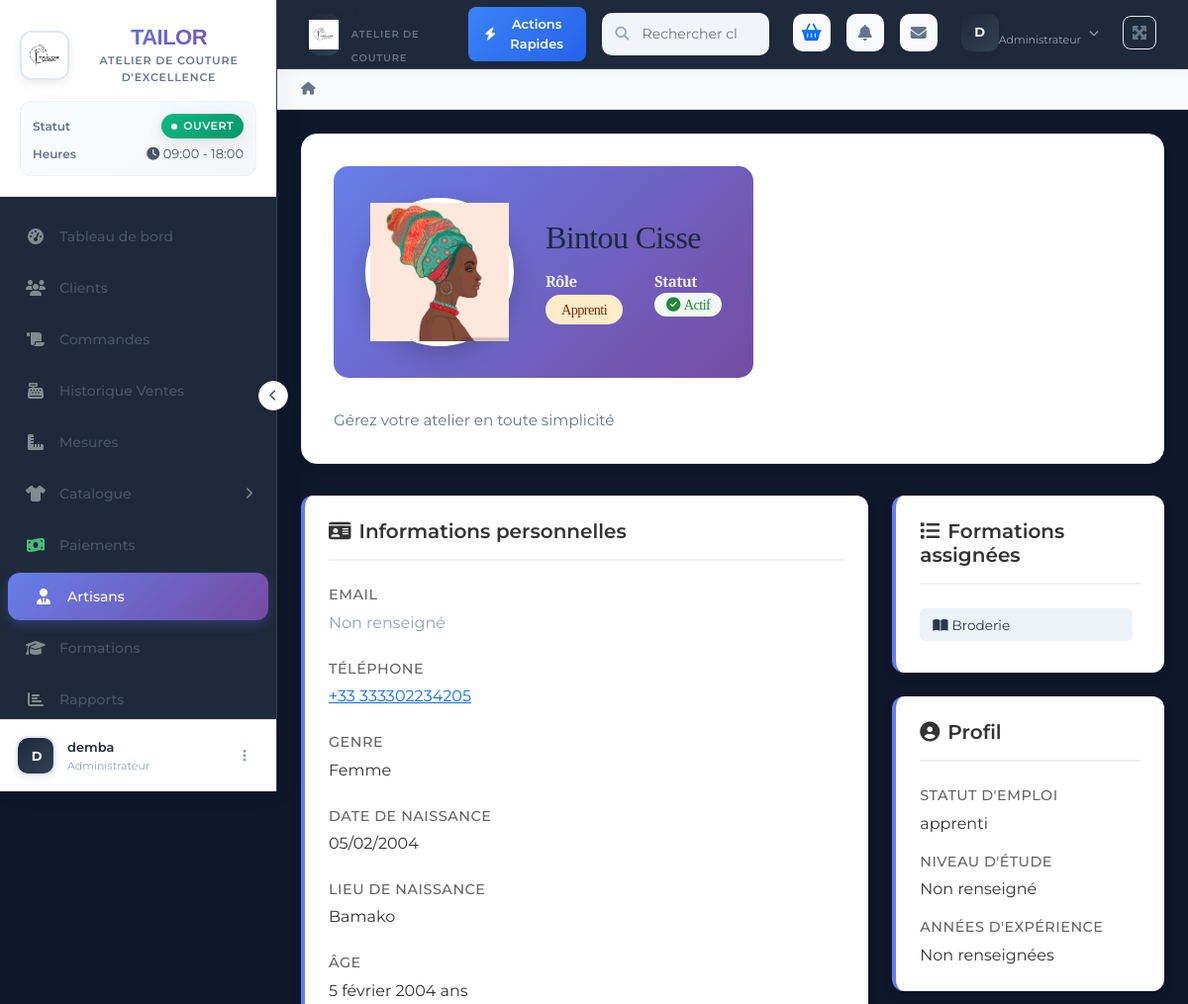
Before: /personnel/2/ (signed in, upper part) with the older database file.
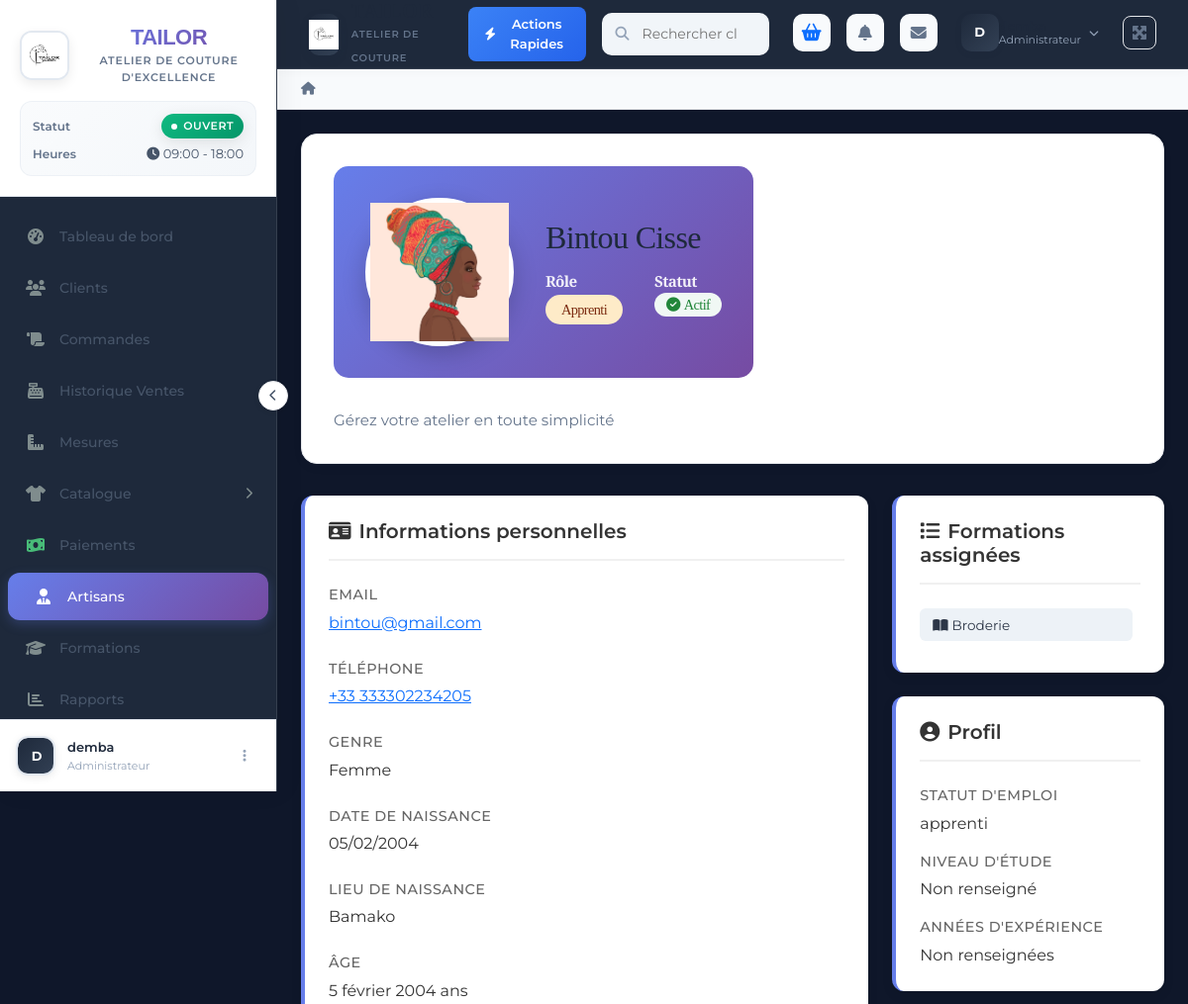
After: the same page with the newer database file.
### apps/personnel/models.py (models this page shows, shortened)
class Personnel(models.Model):
    user = models.OneToOneField(User, on_delete=models.SET_NULL, null=True, blank=True, related_name='personnel_profile')
    ROLE_CHOICES = (
        ('couturier', 'Couturier'),
        ('apprenti', 'Apprenti'),
        ('contractuel', 'contractuel'),
        ('commercial', 'Commercial'),
        ('admin', 'Administratif'),
    )
    GENRE_CHOICES = (
        ('M', 'Homme'),
        ('F', 'Femme'),
    )
    nom = models.CharField(max_length=100)
    prenom = models.CharField(max_length=100)
    email = models.EmailField(blank=True, null=True)
    telephone = models.CharField(max_length=20, blank=True, null=True)
    role = models.CharField(max_length=20, choices=ROLE_CHOICES)
    date_embauche = models.DateField(blank=True, null=True)
    note = models.TextField(blank=True)
    genre = models.CharField(
        max_length=1,
        choices=GENRE_CHOICES,
        blank=True,
        null=True
    )
    TYPE_SALAIRE_CHOICES = (
        ('mensuel', 'Mensuel'),
        ('horaire', 'Horaire'),
    )
    date_naissance = models.DateField(blank=True, null=True)
    lieu_naissance = models.CharField(max_length=100, blank=True, null=True)
    cni = models.CharField(max_length=50, blank=True, null=True)
    numero_securite_sociale = models.CharField(max_length=50, blank=True, null=True)
    adresse = models.TextField(blank=True)
    ville = models.CharField(max_length=100, blank=True, null=True)
    code_postal = models.CharField(max_length=20, blank=True, null=True)
    type_contrat = models.CharField(max_length=100, blank=True, null=True)
    date_fin_contrat = models.DateField(blank=True, null=True)
    salaire = models.DecimalField(max_digits=10, decimal_places=0, blank=True, null=True)
    prime_fixe = models.DecimalField(max_digits=10, decimal_places=0, blank=True, null=True)
    type_salaire = models.CharField(max_length=100, blank=True, null=True)
    statut_emploi = models.CharField(max_length=100, blank=True, null=True)
    niveau_etude = models.CharField(max_length=100, blank=True, null=True)
    annees_experience = models.IntegerField(blank=True, null=True)
    formations_notes = models.CharField(blank=True, null=True)
    specialites = models.CharField(blank=True, null=True)
    notes_competences = models.CharField(blank=True, null=True)
    jours_travail = models.CharField(max_length=100, blank=True, null=True)
    heure_debut = models.TimeField(blank=True, null=True)
    heure_fin = models.TimeField(blank=True, null=True)
    disponibilites = models.TimeField(blank=True, null=True)
    jours_conges_restants = models.IntegerField(blank=True, null=True)
    jours_maladies = models.IntegerField(blank=True, null=True)
    notes_horaires = models.CharField(blank=True, null=True)
    photo = models.ImageField(upload_to='personnel/', blank=True, null=True)
    is_active = models.BooleanField(default=True)
    class Meta:
        ordering = ['nom', 'prenom']

### apps/personnel/views.py (the view)
# urls.py: path('<int:pk>/', personnel_detail, name='personnel_detail'),
@login_required
def personnel_detail(request, pk):
    personnel = get_object_or_404(Personnel, pk=pk)
    return render(request, 'personnel/personnel_detail.html', {'personnel': personnel})

### apps/core/context_processors.py (called while the page is built)
def notifications_processor(request):
    if request.user.is_authenticated:
        unread_notifications = Notification.objects.filter(user=request.user, is_read=False)
        return {
            'notifications_count': unread_notifications.count(),
            'recent_notifications': unread_notifications[:5]
        }
    return {
        'notifications_count': 0,
        'recent_notifications': []
    }

### apps/messagerie/context_processors.py (called while the page is built)
def unread_messages_count(request):
    if request.user.is_authenticated:
        try:
            personnel_profile = request.user.personnel_profile
            unread_count = Message.objects.filter(recipient=personnel_profile, is_read=False).count()
            recent_messages = Message.objects.filter(recipient=personnel_profile).order_by('-created_at')[:5]
            return {
                'unread_messages_count': unread_count,
                'recent_user_messages': recent_messages
            }
        except Personnel.DoesNotExist:
            pass
    return {
        'unread_messages_count': 0,
        'recent_user_messages': []
    }

### apps/panier/cart.py (called while the page is built)
    def __len__(self):
        return sum(item['quantity'] for item in self.cart['items'].values())

### apps/personnel/templates/personnel/personnel_detail.html (shortened to what the changed rows need)
{% extends "base.html" %}
{% load static %}
{% block extra_css %}
<link rel="stylesheet" href="{% static 'css/clients.css' %}">
{% endblock %}
{% block page_title %}
<div class="detail-header">
    <div class="detail-avatar">
        {% if personnel.photo %}
        <img src="{{ personnel.photo.url }}" alt="{{ personnel.prenom }} {{ personnel.nom }}" style="width: 100%; height: 100%; object-fit: cover;">
        {% else %}
        {{ personnel.prenom|first|upper }}{{ personnel.nom|first|upper }}
        {% endif %}
    </div>
    <div class="detail-header-content">
        <h1>{{ personnel.prenom }} {{ personnel.nom }}</h1>
        <div class="detail-header-meta">
            <div class="meta-item">
                <div style="margin-top: 0.3rem;">
                    <span class="badge-role badge-{{ personnel.role }}">
                        {{ personnel.get_role_display }}
                    </span>
                </div>
            </div>
            <div class="meta-item">
            </div>
        </div>
    </div>
</div>
{% endblock %}
{% block content %}
<div class="row">
    <div class="col-lg-8">
        <div class="detail-card">
            <div class="detail-row">
                <div class="detail-item">
                    <span class="detail-item-value">
                        {% if personnel.email %}
                        <a href="mailto:{{ personnel.email }}">{{ personnel.email }}</a>
                        {% else %}
                        <span class="text-muted">Non renseigné</span>
                        {% endif %}
                    </span>
                </div>
                <div class="detail-item">
                    <span class="detail-item-value">
                        {% if personnel.telephone %}
                        <a href="tel:{{ personnel.telephone }}">{{ personnel.telephone }}</a>
                        {% else %}
                        <span class="text-muted">Non renseigné</span>
                        {% endif %}
                    </span>
                </div>
                <div class="detail-item">
                    <span class="detail-item-label">Genre</span>
                    <span class="detail-item-value">{{ personnel.get_genre_display|default:"Non renseigné" }}</span>
                </div>
            </div>
            <div class="detail-row">
                <div class="detail-item">
                    <span class="detail-item-label">Date de naissance</span>
                    <span class="detail-item-value">{{ personnel.date_naissance|date:"d/m/Y"|default:"Non renseignée" }}</span>
                </div>
                <div class="detail-item">
                    <span class="detail-item-label">Lieu de naissance</span>
                    <span class="detail-item-value">{{ personnel.lieu_naissance|default:"Non renseigné" }}</span>
                </div>
                <div class="detail-item">
                    <span class="detail-item-label">Âge</span>
                    <span class="detail-item-value">
                        {% if personnel.date_naissance %}
                        {{ personnel.date_naissance }} ans
                        {% else %}
                        Non calculable
                        {% endif %}
                    </span>
                </div>
            </div>
        </div>
    </div>
    <div class="col-lg-4">
        <div class="detail-card">
            <div class="detail-item mb-3">
                <span class="detail-item-label">Statut d'emploi</span>
                <span class="detail-item-value">{{ personnel.statut_emploi|default:"Non renseigné" }}</span>
            </div>
            <div class="detail-item mb-3">
                <span class="detail-item-label">Niveau d'étude</span>
                <span class="detail-item-value">{{ personnel.niveau_etude|default:"Non renseigné" }}</span>
            </div>
            <div class="detail-item">
                <span class="detail-item-label">Années d'expérience</span>
                <span class="detail-item-value">{{ personnel.annees_experience|default:"Non renseignées" }}</span>
            </div>
        </div>
    </div>
</div>
{% endblock %}

Changed rows visible on the page:
changed Personnel "Bintou": email (not shown) → "bintou@gmail.com"
Other visible differences:
text no longer shown: "Non renseigné"
